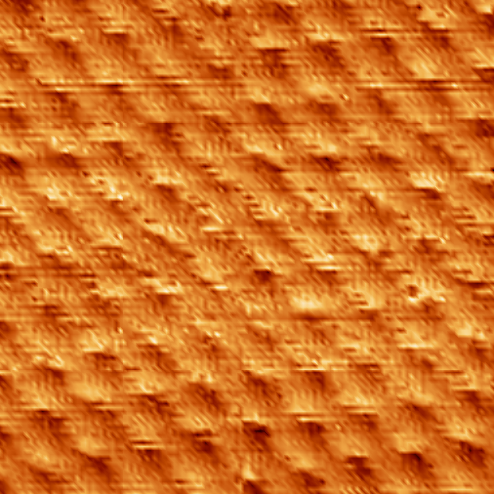
#> input picture STM/script/down-backward.png, 494 x 494 px; its folder holds 4 pictures in this run
$ python script.py   (Python 2 division)
#> lines starting #> are read from the running program, lines starting #| are printed output that depends on the picture
import matplotlib.pyplot as plt
from matplotlib.cbook import get_sample_data
import numpy as np
import numpy.linalg as la
import scipy.stats

lattice_constants = []
angles = []

def create_image(name, h1, h2, n1, n2):
#> called with name = 'down-backward', n1 = 8, n2 = 6
	im = plt.imread(name + '.png')
#> im is the input picture: shape (494, 494, 3) float32; mean R, G, B 0.827, 0.444, 0.138
	plt.imshow(im, extent=[0, 2, 0, 2])

	x1 = [h1[0][0], h1[1][0]]
	y1 = [h1[0][1], h1[1][1]]
	x2 = [h2[0][0], h2[1][0]]
	y2 = [h2[0][1], h2[1][1]]

	plt.plot(x1, y1)
	plt.plot(x2, y2)
	plt.xlim([0, 2])

	plt.ylim([0, 2])

	plt.ylabel('$y / \\mathrm{nm}$')
	plt.xlabel('$x / \\mathrm{nm}$')

	g1 = [(h1[1][0] - h1[0][0]) / n1, (h1[1][1] - h1[0][1]) / n1]
	g2 = [(h2[1][0] - h2[0][0]) / n2, (h2[1][1] - h2[0][1]) / n2]

	g1_norm = (g1[0]**2 + g1[1]**2)**0.5
	g2_norm = (g2[0]**2 + g2[1]**2)**0.5

	lattice_constants.append(g1_norm)
	lattice_constants.append(g2_norm)

	print name
	print '|g1|:', g1_norm
	print '|g2|:', g2_norm

	g1 = np.array(g1)
	g2 = np.array(g2)
	cosang = np.dot(g1, g2)
	sinang = la.norm(np.cross(g1, g2))
	angle = np.arctan2(sinang, cosang) * 180 / np.pi
	print "angle:", angle
	angles.append(angle)

	plt.savefig(name + '.pgf')
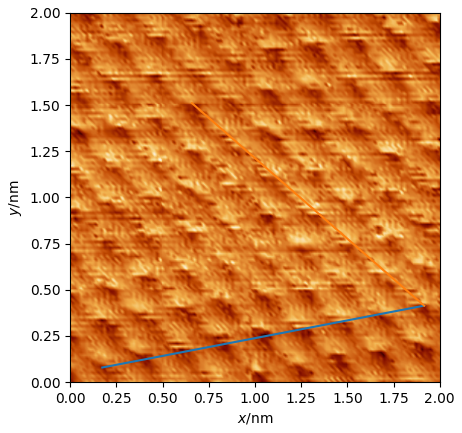
#> figure drawn by matplotlib, 1 panel
	#plt.show()
	plt.clf()

create_image('down-backward',
	h1 = [[1.91527, 0.414226], [0.17356, 0.07949]],
	h2 = [[1.91527, 0.414226], [0.65883, 1.50984]],
	n1 = 8,
	n2 = 6)

create_image('down-forward',
	h1 = [[1.77929, 0.382845], [0.246862, 0.116109]],
	h2 = [[1.77929, 0.382845], [0.330782, 1.63013]],
	n1 = 7,
	n2 = 7)
#> call 2 of create_image, with name = 'down-forward', n1 = 7, n2 = 7
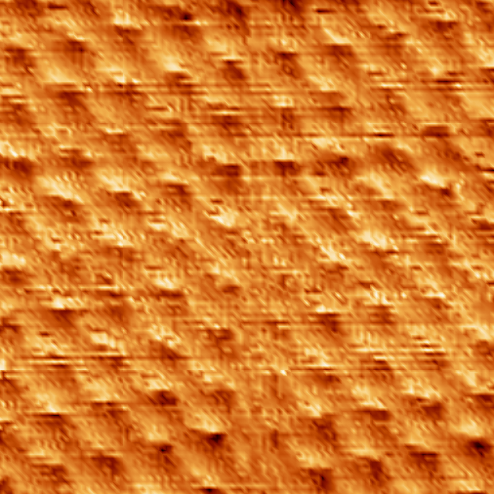
#> input picture STM/script/down-forward.png, 494 x 494 px
#> in create_image, im is the input picture: shape (494, 494, 3) float32; mean R, G, B 0.844, 0.482, 0.169
#> in create_image (call 2), `plt.savefig(name + '.pgf')`:
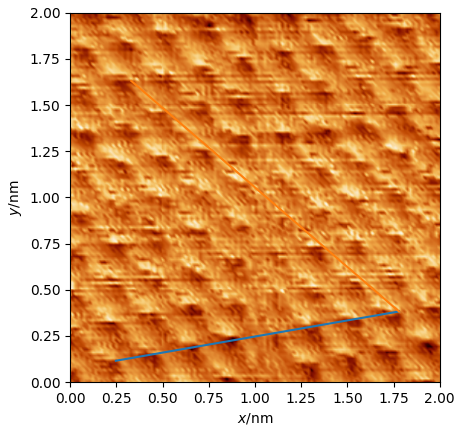
#> figure drawn by matplotlib, 1 panel

create_image('up-backward',
	h1 = [[0.356695, 0.142259], [1.91527, 0.403766]],
	h2 = [[0.356695, 0.142259], [0.166758, 1.33215]],
	n1 = 6,
	n2 = 6)
#> (the run stopped early here; a loop or call above may not have finished)
